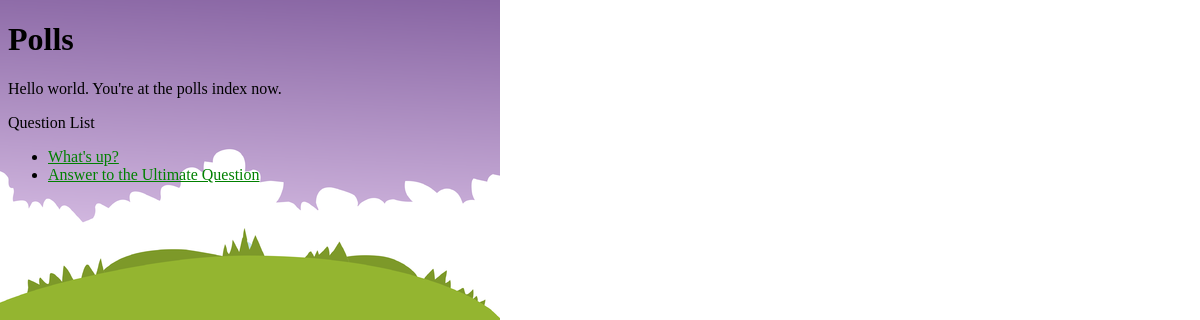
The page /polls/ on the database as committed earlier.
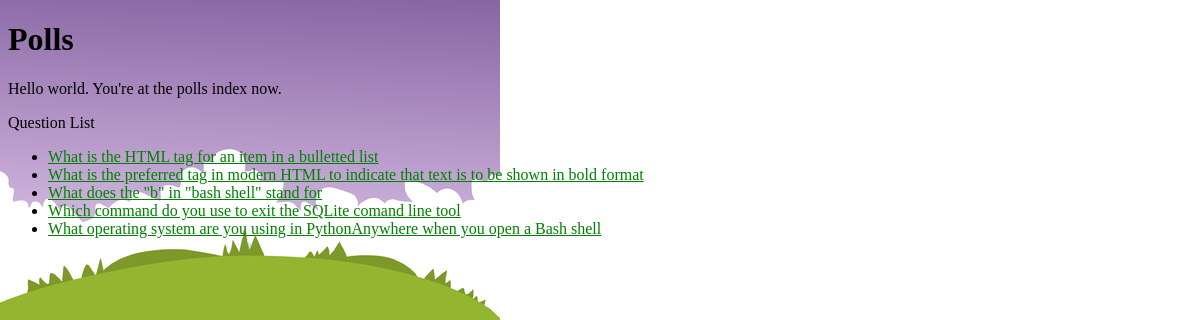
The same page on the database as committed later.
### polls/models.py (models this page shows, shortened)
class Question(models.Model):
    question_text = models.CharField(max_length=200)
    pub_date = models.DateTimeField("date published")

### polls/views.py (the view)
# urls.py: path('', views.IndexView.as_view(), name='index'),
class IndexView(generic.ListView):
    template_name = "polls/index.html"
    context_object_name = "latest_question_list"
    def get_queryset(self):
        return Question.objects.order_by("-pub_date")[:5]

### polls/templates/polls/index.html (shortened to what this page needs)
<!DOCTYPE html>
<html lang="en">
<head>
    {% load static %}
    <link rel="stylesheet" type="text/css" href="{% static 'polls/style.css' %}">
</head>
<body>
    <h1>Polls</h1>
    <p>Hello world. {{ owner }} You're at the polls index now.</p>
    <p>Question List</p>
    {% if latest_question_list %}
    <ul>
    {% for question in latest_question_list %}
        <li><a href="{% url 'polls:detail' question.id %}">{{ question.question_text }}</a></li>
    {% endfor %}
    </ul>
    {% else %}
        <p>No polls are available.</p>
    {% endif %}
</body>
</html>

Rows that differ between the two databases and show on the page:
removed Question: question_text "What's up?"
removed Question: question_text "Answer to the Ultimate Question"
added Question: question_text "What is the HTML tag for an item in a bulletted list"
added Question: question_text "What is the preferred tag in modern HTML to indicate that text is to be shown in bold format"
added Question: question_text "What does the \"b\" in \"bash shell\" stand for"
added Question: question_text "Which command do you use to exit the SQLite comand line tool"
added Question: question_text "What operating system are you using in PythonAnywhere when you open a Bash shell"
